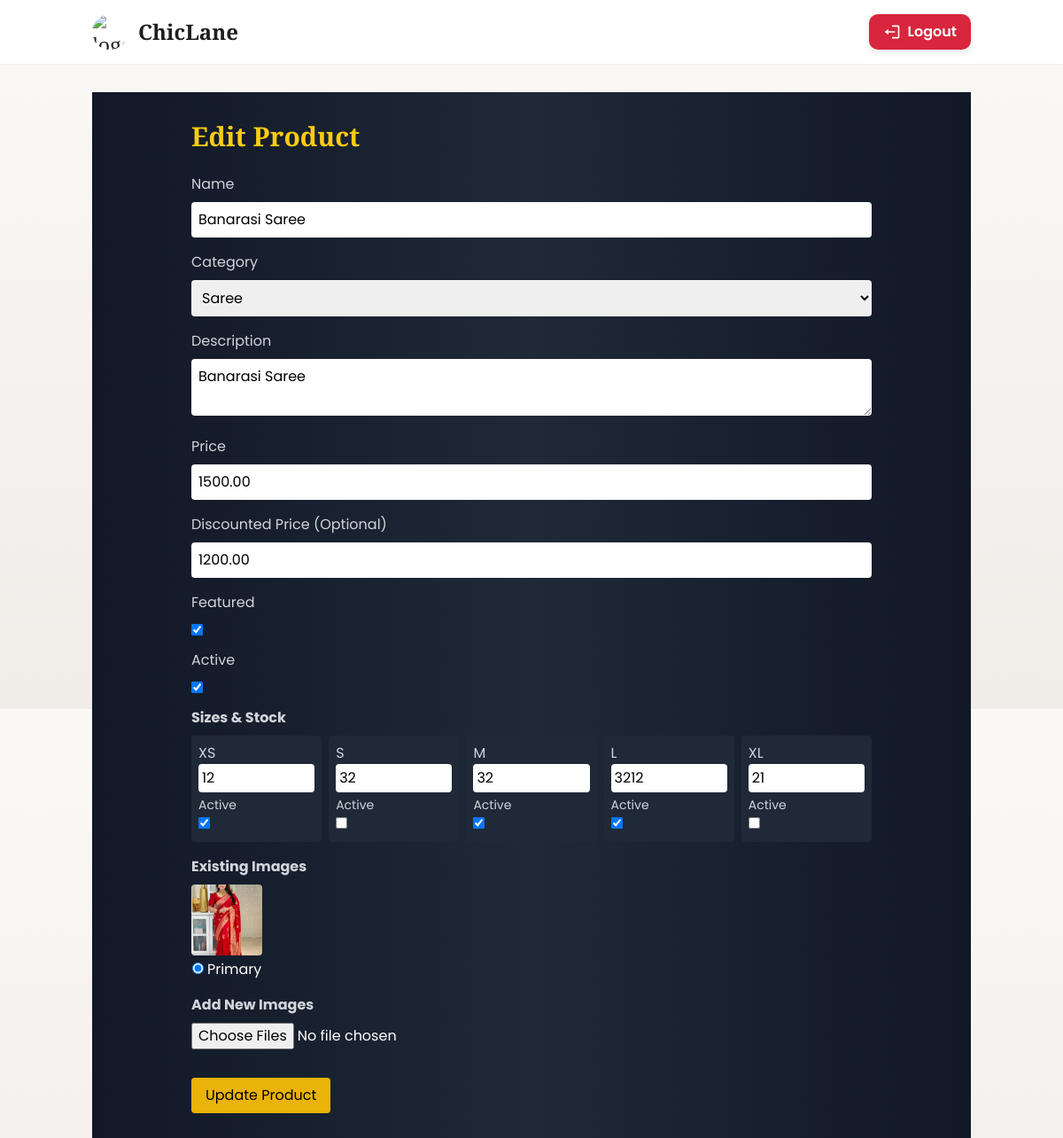
Page /admin-dashboard/product/edit/24/ (signed in) on the committed database.
### store/models.py (models this page shows, shortened)
class Product(models.Model):
    name = models.CharField(max_length=255)
    slug = models.SlugField(max_length=300, unique=True, blank=True)
    category = models.ForeignKey(
        Category,
        on_delete=models.SET_NULL,
        null=True,
        related_name="products"
    )
    description = models.TextField(blank=True)
    price = models.DecimalField(max_digits=10, decimal_places=2)
    discounted_price = models.DecimalField(max_digits=10, decimal_places=2, null=True, blank=True)
    is_featured = models.BooleanField(default=False)
    is_active = models.BooleanField(default=True)
    created_at = models.DateTimeField(auto_now_add=True)

class Category(models.Model):
    name = models.CharField(max_length=255)
    slug = models.SlugField(unique=True, blank=True)
    description = models.TextField(blank=True, null=True)
    parent = models.ForeignKey(
        'self',
        on_delete=models.SET_NULL,
        blank=True,
        null=True,
        related_name='subcategories'
    )
    image = models.ImageField(upload_to="category_images/", blank=True, null=True)
    class Meta:
        verbose_name_plural = "Categories"

class ProductVariant(models.Model):
    product = models.ForeignKey(Product, on_delete=models.CASCADE, related_name="variants")
    sku = models.CharField(max_length=120, unique=True)
    size = models.CharField(max_length=4, choices=SIZE_CHOICES)
    color = models.CharField(max_length=80)
    price = models.DecimalField(max_digits=10, decimal_places=2, null=True, blank=True)
    stock = models.PositiveIntegerField(default=0)
    is_active = models.BooleanField(default=True)
    class Meta:
        unique_together = ("product", "size", "color", "sku")

class ProductImage(models.Model):
    product = models.ForeignKey(Product, on_delete=models.CASCADE, related_name="images")
    image = models.ImageField(upload_to="products/")
    alt_text = models.CharField(max_length=255, blank=True)
    is_primary = models.BooleanField(default=False)
    color = models.CharField(max_length=80, blank=True)  # optional for variant

### store/views.py (the view, shortened to what this page needs)
# urls.py: path('admin-dashboard/product/edit/<int:product_id>/', views.edit_product, name='edit_product'),
@admin_required
def edit_product(request, product_id):
    product = Product.objects.get(id=product_id)
    categories = Category.objects.all()
    sizes = [s[0] for s in SIZE_CHOICES]
    size_variants = []
    variants_dict = {v.size: v for v in product.variants.all()}
    for size in sizes:
        size_variants.append((size, variants_dict.get(size)))
    images = product.images.all()
    return render(request, "store/edit_product.html", {
        "product": product,
        "categories": categories,
        "size_variants": size_variants,
        "images": images
    })

### store/context_processors.py (called while the page is built)
def cart_and_wishlist_counts(request):
    cart_count = 0
    wishlist_count = 0
    if request.user.is_authenticated:
        cart_count = CartItem.objects.filter(user=request.user).count()
        wishlist_count = Wishlist.objects.filter(user=request.user).count()
    else:
        session_key = request.session.session_key or request.session.create()
        cart_count = CartItem.objects.filter(session_key=session_key).count()
    return {
        "cart_count": cart_count,
        "wishlist_count": wishlist_count,
    }

### store/views.py (called while the page is built)
def admin_required(view_func):
    return user_passes_test(lambda u: u.is_staff, login_url='store:login')(view_func)

### store/templates/store/edit_product.html (shortened to what this page needs)
{% extends "store/base.html" %}
{% block content %}
<div class="min-h-screen bg-gradient-to-r from-gray-900 via-gray-800 to-gray-900 text-white p-8">
    <div class="max-w-3xl mx-auto">
        <h1 class="text-3xl font-bold mb-6 text-yellow-400">Edit Product</h1>
        <form method="POST" enctype="multipart/form-data">
            <label class="block mb-2 text-gray-300">Name</label>
            <input type="text" name="name" value="{{ product.name }}" class="w-full mb-4 p-2 rounded text-black" required>
            <label class="block mb-2 text-gray-300">Category</label>
            <select name="category" class="w-full mb-4 p-2 rounded text-black" required>
                {% for cat in categories %}
                <option value="{{ cat.id }}" {% if product.category_id == cat.id %}selected{% endif %}>{{ cat.name }}</option>
                {% endfor %}
            </select>
            <label class="block mb-2 text-gray-300">Description</label>
            <textarea name="description" class="w-full mb-4 p-2 rounded text-black" placeholder="Short description">{{ product.description }}</textarea>
            <label class="block mb-2 text-gray-300">Price</label>
            <input type="number" name="price" step="0.01" value="{{ product.price }}" class="w-full mb-4 p-2 rounded text-black" required>
            <label class="block mb-2 text-gray-300">Discounted Price (Optional)</label>
            <input type="number" name="discounted_price" step="0.01" value="{{ product.discounted_price }}" class="w-full mb-4 p-2 rounded text-black">
            <label class="block mb-2 text-gray-300">Featured</label>
            <input type="checkbox" name="is_featured" class="mb-4" {% if product.is_featured %}checked{% endif %}>
            <label class="block mb-2 text-gray-300">Active</label>
            <input type="checkbox" name="is_active" class="mb-4" {% if product.is_active %}checked{% endif %}>
            <label class="block mb-2 text-gray-300 font-bold">Sizes & Stock</label>
            <div class="grid grid-cols-5 gap-2 mb-4">
                {% for size, variant in size_variants %}
                <div class="bg-gray-800 p-2 rounded">
                    <label class="block text-gray-300">{{ size }}</label>
                    <input type="number" name="stock_{{ size }}" placeholder="Stock" min="0"
                           value="{% if variant %}{{ variant.stock }}{% endif %}"
                           class="w-full mb-1 p-1 rounded text-black">
                    <label class="block text-gray-300 text-sm">Active</label>
                    <input type="checkbox" name="active_{{ size }}" class="mb-1"
                           {% if variant and variant.is_active %}checked{% endif %}>
                </div>
                {% endfor %}
            </div>
            <label class="block mb-2 text-gray-300 font-bold">Existing Images</label>
            <div class="flex gap-2 flex-wrap mb-4">
                {% for img in images %}
                <div class="relative">
                    <img src="{{ img.image.url }}" class="h-20 w-20 object-cover rounded">
                    <div class="mt-1 text-center">
                        <input type="radio" name="primary_existing" value="{{ img.id }}" {% if img.is_primary %}checked{% endif %}> Primary
                    </div>
                </div>
                {% endfor %}
            </div>
            <label class="block mb-2 text-gray-300 font-bold">Add New Images</label>
            <input type="file" name="images" multiple class="mb-4" id="newImagesInput">
            <button type="submit" class="bg-yellow-500 text-black px-4 py-2 rounded hover:bg-yellow-400">Update Product</button>
        </form>
    </div>
</div>
{% endblock %}

### static/store/css/custom.css (style rules this page uses)
:root { --gold: #C9A34A; --ivory: #FBF9F6; --charcoal: #1E1E1E; --muted: #767676; }
body { background: var(--ivory); color: var(--charcoal); font-family: 'Inter', sans-serif; }

### store/templates/store/base.html (style rules this page uses)
body { font-family: 'Poppins', sans-serif !important; background: linear-gradient(180deg, #FBF9F6 0%, #F0ECE8 100%); color: #1E1E1E; }
h1, h2, h3, h4, h5, h6 { font-family: 'Playfair Display', serif; }

### rows in the picture
Product: name "Banarasi Saree", category "Saree", description "Banarasi Saree", price "1500.00", discounted_price "1200.00", is_featured "☑", is_active "☑"
ProductVariant: size "XS", stock "12", is_active "☑"
ProductVariant: size "S", stock "32"
ProductVariant: size "M", stock "32", is_active "☑"
ProductVariant: size "L", stock "3212", is_active "☑"
ProductVariant: size "XL", stock "21"
ProductImage: image (picture), is_primary "☑"
